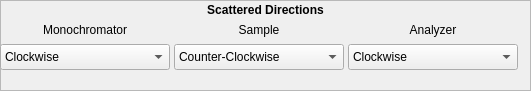
   <widget class="QFrame" name="dirs_frame">
    <property name="geometry">
     <rect>
      <x>370</x>
      <y>610</y>
      <width>531</width>
      <height>91</height>
     </rect>
    </property>
    <property name="minimumSize">
     <size>
      <width>531</width>
      <height>91</height>
     </size>
    </property>
    <property name="frameShape">
     <enum>QFrame::StyledPanel</enum>
    </property>
    <property name="frameShadow">
     <enum>QFrame::Raised</enum>
    </property>
    <widget class="QLabel" name="dirs_label">
     <property name="geometry">
      <rect>
       <x>0</x>
       <y>0</y>
       <width>531</width>
       <height>20</height>
      </rect>
     </property>
     <property name="minimumSize">
      <size>
       <width>131</width>
       <height>16</height>
      </size>
     </property>
     <property name="text">
      <string>&lt;html&gt;&lt;head/&gt;&lt;body&gt;&lt;p&gt;&lt;span style=&quot; font-weight:600;&quot;&gt;Scattered Directions&lt;/span&gt;&lt;/p&gt;&lt;/body&gt;&lt;/html&gt;</string>
     </property>
     <property name="alignment">
      <set>Qt::AlignCenter</set>
     </property>
    </widget>
    <widget class="QLabel" name="sample_dir_label">
     <property name="geometry">
      <rect>
       <x>177</x>
       <y>22</y>
       <width>164</width>
       <height>16</height>
      </rect>
     </property>
     <property name="minimumSize">
      <size>
       <width>164</width>
       <height>16</height>
      </size>
     </property>
     <property name="text">
      <string>Sample</string>
     </property>
     <property name="alignment">
      <set>Qt::AlignCenter</set>
     </property>
    </widget>
    <widget class="QLabel" name="ana_dir_label">
     <property name="geometry">
      <rect>
       <x>351</x>
       <y>22</y>
       <width>164</width>
       <height>16</height>
      </rect>
     </property>
     <property name="minimumSize">
      <size>
       <width>164</width>
       <height>16</height>
      </size>
     </property>
     <property name="text">
      <string>Analyzer</string>
     </property>
     <property name="alignment">
      <set>Qt::AlignCenter</set>
     </property>
    </widget>
    <widget class="QComboBox" name="sample_dir_select">
     <property name="geometry">
      <rect>
       <x>174</x>
       <y>44</y>
       <width>170</width>
       <height>26</height>
      </rect>
     </property>
     <property name="minimumSize">
      <size>
       <width>170</width>
       <height>26</height>
      </size>
     </property>
     <property name="currentIndex">
      <number>1</number>
     </property>
     <item>
      <property name="text">
       <string>Clockwise</string>
      </property>
     </item>
     <item>
      <property name="text">
       <string>Counter-Clockwise</string>
      </property>
     </item>
    </widget>
    <widget class="QComboBox" name="mono_dir_select">
     <property name="geometry">
      <rect>
       <x>0</x>
       <y>44</y>
       <width>170</width>
       <height>26</height>
      </rect>
     </property>
     <property name="minimumSize">
      <size>
       <width>170</width>
       <height>26</height>
      </size>
     </property>
     <item>
      <property name="text">
       <string>Clockwise</string>
      </property>
     </item>
     <item>
      <property name="text">
       <string>Counter-Clockwise</string>
      </property>
     </item>
    </widget>
    <widget class="QLabel" name="mono_dir_label">
     <property name="geometry">
      <rect>
       <x>3</x>
       <y>22</y>
       <width>164</width>
       <height>16</height>
      </rect>
     </property>
     <property name="minimumSize">
      <size>
       <width>164</width>
       <height>16</height>
      </size>
     </property>
     <property name="text">
      <string>Monochromator</string>
     </property>
     <property name="alignment">
      <set>Qt::AlignCenter</set>
     </property>
    </widget>
    <widget class="QComboBox" name="ana_dir_select">
     <property name="geometry">
      <rect>
       <x>348</x>
       <y>44</y>
       <width>170</width>
       <height>26</height>
      </rect>
     </property>
     <property name="minimumSize">
      <size>
       <width>170</width>
       <height>26</height>
      </size>
     </property>
     <item>
      <property name="text">
       <string>Clockwise</string>
      </property>
     </item>
     <item>
      <property name="text">
       <string>Counter-Clockwise</string>
      </property>
     </item>
    </widget>
   </widget>
